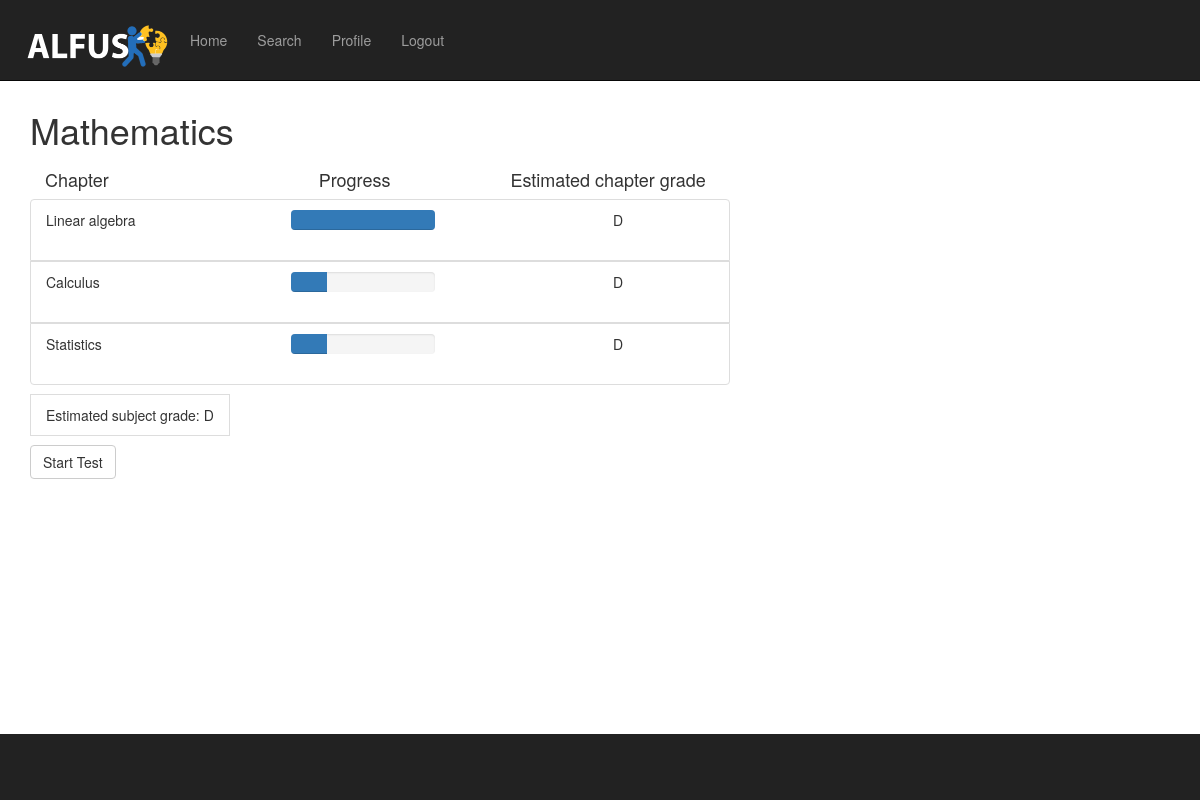
/questions/1/ (signed in), run on the app's committed database.
### questions/models.py (models this page shows)
class Subject(models.Model):
    name = models.CharField(max_length=200)
    def __str__(self):
        return self.name

class Chapter(models.Model):
    name = models.CharField(max_length=200)
    description = models.TextField(max_length=1000, blank=True, default='')
    part_of = models.ForeignKey(Subject)
    def __str__(self):
        return self.name

### questions/views.py (the view)
# urls.py: url(r'^(?P<subject_id>\d+)/$', views.index_questions, name='index_questions'),
@login_required(login_url="/login/")
def index_questions(request, subject_id):
    question_list = Question.objects.filter(chapter__part_of_id=subject_id)
    subject_name = Subject.objects.get(pk=subject_id)
    question_dict = defaultdict(list)
    for question in question_list:
        question_dict[question.chapter_id].append((question.id, question.difficulty))
    request.session['question_dict'] = question_dict
    next_question_id = get_next_question(request, subject_id)
    questions_chapter = {}
    questions_chapter_answered = {}
    questions_in_subject = {}
    questions_in_subject_answered = {}
    current_user = request.user
    questions_by_user = hasAnswered.objects.all().filter(submitted_by=current_user, wasCorrect=True)
    for i in Chapter.objects.all():
        questions_chapter_answered[i] = 0
        questions = Question.objects.filter(chapter=i)
        questions_chapter[i] = len(questions)
        for s in list(questions_by_user):
            if s.submitted_answer.chapter == i:
                questions_chapter_answered[i] += 1
        subject = Subject.objects.get(pk=subject_id)
        for chapter in questions_chapter.keys():
            if chapter.part_of == subject:
                questions_in_subject[chapter] = questions_chapter[chapter]
        for chapter in questions_chapter_answered.keys():
            if chapter.part_of == subject:
                questions_in_subject_answered[chapter] = questions_chapter_answered[chapter]
    chapter = []
    percent = []
    grades = []
    for q in questions_in_subject.keys():
        qSet = hasChapter.objects.filter(chapter=q, user=current_user)
        if qSet:
            grades.append(number_to_grade(qSet[0].skill_rating_chapter))
        temp = 1
        if questions_in_subject[q] != 0:
            temp = questions_in_subject[q]
        percent.append(round(float(questions_in_subject_answered[q])/float(temp)*100))
        chapter.append(q)
    zipped = zip(chapter, percent, grades)
    subject_grade = get_grade_subject(request)[subject_name]
    return render(request, 'questions/index_questions.html',
                {'next_question_id': next_question_id, 'subject_id': subject_id, 'subject_name': subject_name, "chapters": zipped, 'subject_grade': subject_grade})

### questions/views.py (called while the page is built)
def number_to_grade(number):
    if number == 0.5 or number == 0:
        return("Not enough information to grade yet")
    elif number >= 0.89:
        return("A")
    elif number >= 0.77:
        return("B")
    elif number >= 0.65:
        return("C")
    elif number >= 0.53:
        return("D")
    elif number >= 0.41:
        return("E")
    else:
        return("F")

def get_grade_subject(request):
    skillrating_chapters = hasChapter.objects.filter(user=request.user)
    subject_grade = {}
    for t in list(Subject.objects.all()):
        count = 0
        temp = 0
        for q in list(skillrating_chapters):
            if q.chapter.part_of == t:
                temp += q.skill_rating_chapter
                count += 1
            print("count")
        print("---------------")
        if count == 0:
            count = 1
        subject_grade[t] = number_to_grade(temp / count)
        print(subject_grade)
    return(subject_grade)

### questions/templates/questions/index_questions.html (shortened to what this page needs)
{% extends "questions/base.html" %}
{% block content %}
    <h1 style="top: 20px;position: relative;">{{ subject_name }} </h1>
    <div class="container">
        <div style="top: 20px;position: relative">
            <h4 class="chaptertextstyle"> Chapter </h4>
            <h4 class="progresstextstyle"> Progress </h4>
            <h4 class="gradetextstyle"> Estimated chapter grade </h4>
        </div>
    </div>
    <div style="top: 20px;position: relative">
        {% if chapters %}
            <ul class="list-group" style=" width: 560px;table-layout: fixed;">
                {% for chapter, percent, grade in chapters %}
                    <li class="list-group-item">
                        <div class="row">
                            <div class="col-xs-3">
                                {{ chapter }}
                            </div>
                            <div class="col-xs-3" style="left: 70px">
                               <div class="progress">
  <div class="progress-bar" role="progressbar" aria-valuenow="{{ percent }}"
  aria-valuemin="0" aria-valuemax="100" style="width:{{ percent }}%">
  </div>
</div>
                            </div>
                            <div class="col-xs-2" style="left: 180px;text-align: center;">
                                {{ grade }}
                            </div>
                        </div>
                    </li>
                {% endfor %}
            </ul>
        {% else %}
            <p>No courses are available.</p>
        {% endif %}
    </div>
    <li class="list-group-item" div style="top: 20px;display: inline;word-break:break-all;">
                Estimated subject grade: {{ subject_grade }}
    </li>
    <div style="padding-top: 40px">
        <a href="{% url 'questions:detail' subject_id next_question_id %}" class="btn btn-default"
           role="button">Start Test</a>
    </div>
{% endblock %}

### questions/templates/questions/base.html (shortened to what this page needs)
{% load static %}
<!DOCTYPE html>
<html lang="en">
<head>
    <link href="{% static 'questions/css/bootstrap.min.css' %}" rel="stylesheet">
    <link href="{% static 'questions/css/stylesheet.css' %}" rel="stylesheet">
    <link href="{% static 'questions/css/logo-nav.css' %}" rel="stylesheet">
</head>
<body>
    <nav class="navbar navbar-inverse navbar-fixed-top" role="navigation">
        <div class="container">
            <div class="navbar-header">
                <a class="navbar-brand"  href="{% url 'questions:index' %}"><img src="{% static 'questions/img/ALFUSlogowhite.png' %}" style="width:160px;height:59.5px;"></a>
            </div>
            <div class="collapse navbar-collapse" id="bs-example-navbar-collapse-1">
                <ul class="nav navbar-nav">
                    <li>
                        <a href="{% url 'questions:index' %}">Home</a>
                    </li>
                    <li>
                        <a href= "/questions/search/?q=xxxx">Search</a>
                    </li>
                    <li>
                        <a href="{% url 'questions:profile' %}">Profile</a>
                    </li>
                    <li>
                        <a href="{% url 'questions:logout' %}">Logout</a>
                    </li>
                </ul>
            </div>
        </div>
    </nav>
    <div class="container">
        {%block content %}{% endblock %}
    </div>
    <nav id="tf-footer"></nav>
</body>
</html>

### questions/static/questions/css/stylesheet.css (style rules this page uses)
html, body { height: 100%; margin: 0; padding: 0; }
.container { min-height: 91%; }
nav#tf-footer { background: #222222; padding: 3% 0 2% 0; color: #f1f1f1; height: 9%; left: 0; right: 0; }

### questions/static/questions/css/logo-nav.css (style rules this page uses)
body { padding-top: 70px; }
.navbar-fixed-top .nav { padding: 15px 0; }
.navbar-fixed-top .navbar-brand { padding: 0 15px; }
@media (min-width:768px) { body { padding-top: 100px; } }
@media (min-width:768px) { .navbar-fixed-top .navbar-brand { padding: 15px 0; } }

### questions/templates/questions/base.html (style rules this page uses)
body { padding-top: 70px; }

### questions/templates/questions/index_questions.html (style rules this page uses)
.chaptertextstyle { float: left; position: relative; left: 0px }
.progresstextstyle { float: left; position: relative; left: 210px }
.gradetextstyle { float: left; position: relative; left: 330px }
.list-group-item { margin: 0; min-width: 700px; width: 100%; }

### data on the page
Subject: name "Mathematics"
Chapter: name "Linear algebra", {{ percent }} 100 (drawn), grade "D"
Chapter: name "Calculus", {{ percent }} 25 (drawn), grade "D"
Chapter: name "Statistics", {{ percent }} 25 (drawn), grade "D"

### other printed values
{{ subject_grade }} "D"
